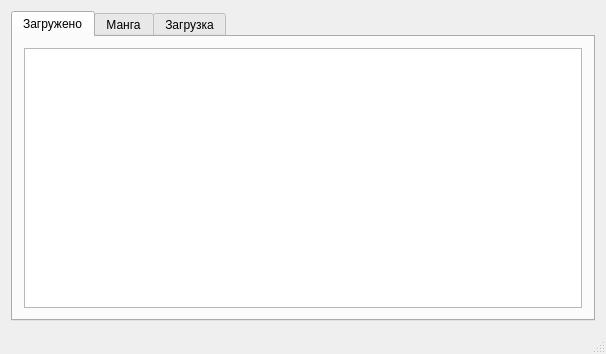
<?xml version="1.0" encoding="UTF-8"?>
<ui version="4.0">
 <class>MainWindow</class>
 <widget class="QMainWindow" name="MainWindow">
  <property name="geometry">
   <rect>
    <x>0</x>
    <y>0</y>
    <width>606</width>
    <height>354</height>
   </rect>
  </property>
  <property name="windowTitle">
   <string>ReadManga Downloader</string>
  </property>
  <widget class="QWidget" name="centralWidget">
   <layout class="QHBoxLayout" name="horizontalLayout_2">
    <item>
     <widget class="QTabWidget" name="mainTabWidget">
      <property name="enabled">
       <bool>true</bool>
      </property>
      <property name="currentIndex">
       <number>0</number>
      </property>
      <widget class="QWidget" name="tab">
       <attribute name="title">
        <string>Загружено</string>
       </attribute>
       <layout class="QGridLayout" name="gridLayout_2">
        <item row="0" column="0">
         <widget class="QListWidget" name="localList">
          <property name="sortingEnabled">
           <bool>true</bool>
          </property>
         </widget>
        </item>
       </layout>
      </widget>
      <widget class="QWidget" name="tab_4">
       <attribute name="title">
        <string>Манга</string>
       </attribute>
       <layout class="QGridLayout" name="gridLayout">
        <item row="1" column="1">
         <widget class="QPushButton" name="loadButton">
          <property name="text">
           <string>Загрузить</string>
          </property>
         </widget>
        </item>
        <item row="1" column="0">
         <widget class="QLineEdit" name="loadUrl"/>
        </item>
        <item row="2" column="0">
         <widget class="QLabel" name="mangaInfo">
          <property name="text">
           <string>Манга: n/a, автор: n/a, доступно n/a глав</string>
          </property>
         </widget>
        </item>
        <item row="3" column="0" colspan="2">
         <widget class="QLabel" name="informationLabel">
          <property name="text">
           <string>Доступные для скачивания главы (для скачивания выделите нужные главы щелчком)</string>
          </property>
         </widget>
        </item>
        <item row="4" column="0" colspan="2">
         <widget class="QListWidget" name="chaptersList">
          <property name="selectionMode">
           <enum>QAbstractItemView::MultiSelection</enum>
          </property>
          <property name="sortingEnabled">
           <bool>true</bool>
          </property>
         </widget>
        </item>
        <item row="0" column="0">
         <widget class="QLabel" name="label">
          <property name="text">
           <string>Введите ссылку на мангу (вида http://readmanga.me/manga_name)</string>
          </property>
         </widget>
        </item>
        <item row="5" column="0" colspan="2">
         <widget class="QPushButton" name="downloadButton">
          <property name="enabled">
           <bool>false</bool>
          </property>
          <property name="text">
           <string>Скачать выделенное</string>
          </property>
         </widget>
        </item>
       </layout>
      </widget>
      <widget class="QWidget" name="tab_3">
       <attribute name="title">
        <string>Загрузка</string>
       </attribute>
       <layout class="QGridLayout" name="gridLayout_3">
        <item row="0" column="1">
         <widget class="QLabel" name="downloadingStatus">
          <property name="text">
           <string>Ничего не скачивается</string>
          </property>
          <property name="alignment">
           <set>Qt::AlignCenter</set>
          </property>
         </widget>
        </item>
        <item row="5" column="1">
         <widget class="QListWidget" name="downloadingLog">
          <property name="sortingEnabled">
           <bool>true</bool>
          </property>
         </widget>
        </item>
        <item row="3" column="1">
         <widget class="QProgressBar" name="mangaProgress">
          <property name="value">
           <number>0</number>
          </property>
         </widget>
        </item>
        <item row="4" column="1">
         <widget class="QProgressBar" name="chapterProgress">
          <property name="value">
           <number>0</number>
          </property>
         </widget>
        </item>
       </layout>
      </widget>
     </widget>
    </item>
   </layout>
  </widget>
  <widget class="QStatusBar" name="statusBar"/>
  <action name="exit">
   <property name="text">
    <string>Выход</string>
   </property>
  </action>
 </widget>
 <layoutdefault spacing="6" margin="11"/>
 <resources/>
 <connections/>
</ui>
